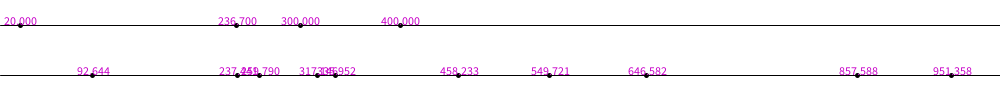
Frame 1 (no input)
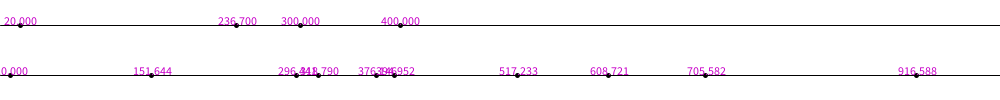
Frame 60 (the mouse pressed at the canvas centre just before this capture)
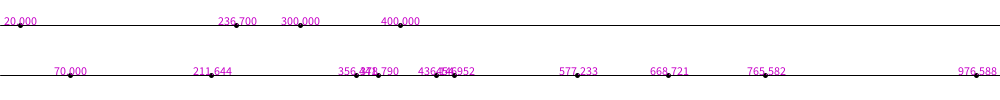
Frame 120 (the mouse held since frame 60 and released just before this capture)

The Processing sketch that drew these frames (run headless with seeded random() and noise(); from frame 60 on, the mouse is pressed at the canvas centre):

// Processing sketch: processing_82368
// ── processing_82368.pde

final int MAX = 10;

float [] arrayOne = {20,400,236.7,300};
float [] arrayTwo;

void setup() {
 size(1000,100); 
 arrayTwo = new float[MAX];
 initArray(arrayTwo,0,width);
 textAlign(CENTER); 
 fill(200,0,200);
}

void draw() {
  background(255);
  drawPoints(arrayOne,height/4);
  drawPoints(arrayTwo,3*height/4);
  movePoints(arrayTwo);
}

void drawPoints(float [] temp, float yPos) {
   strokeWeight(1);
   line(0,yPos,width,yPos);
   strokeWeight(5);
   for(int i = 0; i < temp.length; i++) {
       point(temp[i],yPos);
       text(temp[i],temp[i],yPos);
   }
   
}

void movePoints(float [] temp) {
    for(int i = 0; i < temp.length; i++) {
        temp[i] ++;
        if (temp[i] > width) temp[i] = 0;
   }
}

void initArray(float [] temp, float minVal, float maxVal) {
  for(int i = 0; i < temp.length; i++) {
    temp[i] = random(minVal,maxVal);
  }
}
